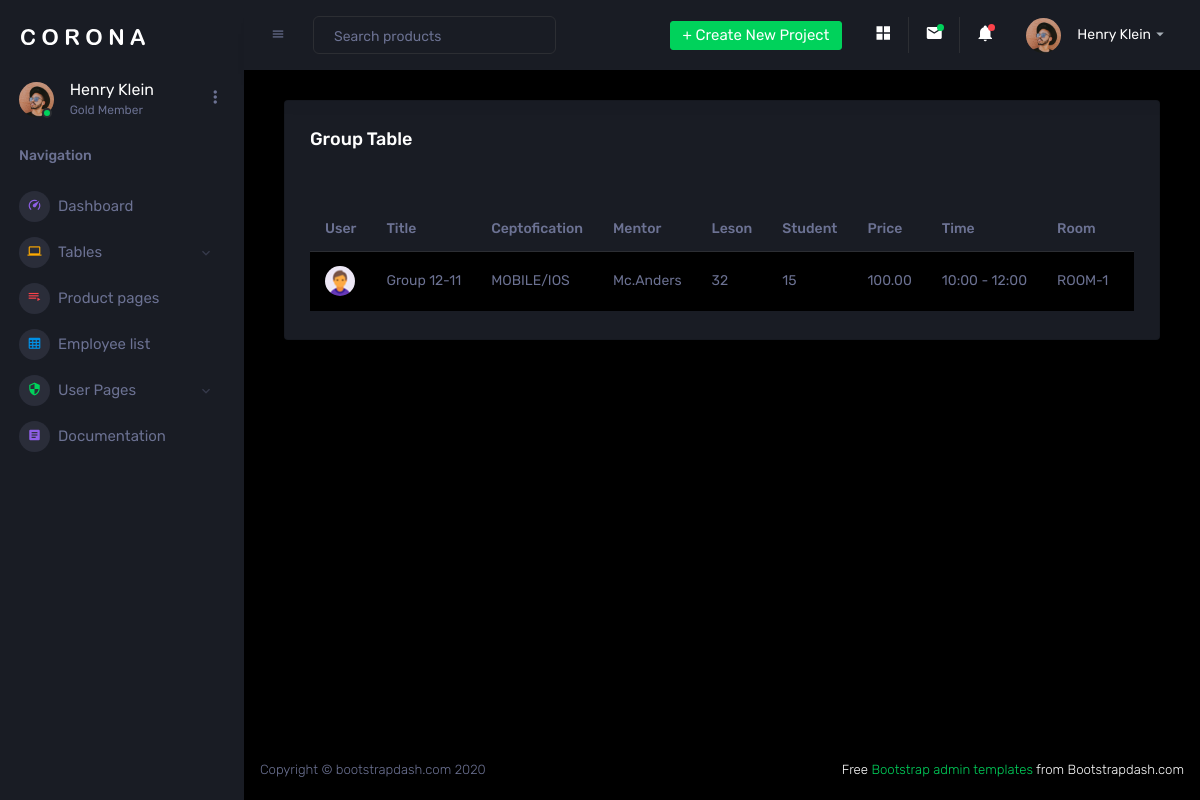
The app's page /group_teb/ with its own data.
### main/models.py (models this page shows, shortened)
class Group(models.Model):
    title = models.CharField(max_length=30)
    cpetification = models.CharField(max_length=20,choices=SPETIFICATION_CHOICES,default="Bacend")
    mentor = models.OneToOneField(Mentor, on_delete=models.SET_NULL,null=True)
    leson_qty = models.IntegerField()
    student_qty = models.IntegerField()
    price = MoneyField(max_digits=14, decimal_places=2, default_currency='USD')
    time = models.CharField(max_length=14,choices=TIME_CHOICE,default="10:00 - 12:00")
    room = models.CharField(max_length=21,choices=ROOM_CHOICE,default="Room-1")

class Mentor(models.Model):
    full_name = models.CharField(max_length=100)
    cpetification = models.CharField(max_length=20,choices=SPETIFICATION_CHOICES,default="Bacend")
    gender = models.CharField(max_length=6,choices=GENDER_CHOICES,default="Male")
    birth_date = models.DateField()
    country = models.CharField(max_length=70)
    city = models.CharField(max_length=70)
    adress = models.CharField(max_length=70)
    img = models.ImageField(upload_to='media')
    salari = MoneyField(max_digits=14, decimal_places=2, default_currency='USD')
    def __str__(self):
        return self.full_name

### main/views.py (the view)
# urls.py: path('group_teb/',views.groupTable,name='group_teb'),
def groupTable(request):
    groups = Group.objects.all()
    context = {
        'groups':groups
    }
    return render(request,'mainapp/group_teb.html',context)

### main/templates/mainapp/group_teb.html (shortened to what this page needs)
{% extends "mainapp/base.html" %}
{% load static %}
{% block content %}
<div class="col-lg-12 grid-margin stretch-card">
    <div class="card">
      <div class="card-body">
        <h4 class="card-title">Group Table</h4>
        <p class="card-description">  <code></code>
        </p>
        <div class="table-responsive">
          <table class="table table-striped">
            <thead>
              <tr>
                <th> User </th>
                <th> Title </th>
                <th> Ceptofication </th>
                <th> Mentor </th>
                <th> Leson </th>
                <th> Student </th>
                <th> Price </th>
                <th> Time </th>
                <th> Room </th>
                <th>Action</th>
              </tr>
            </thead>
            <tbody>
            {% for group in groups %}
              <tr>
                <td class="py-1">
                  <img src="{%static 'assets/images/faces-clipart/pic-1.png' %}" alt="image" />
                </td>
                <td>{{ group.title }}</td>
                <td>{{ group.cpetification }}</td>
                <td>{{ group.mentor }}</td>
                <td>{{ group.leson_qty }}</td>
                <td>{{ group.student_qty }}</td>
                <td>{{ group.price }}</td>
                <td>{{ group.time }}</td>
                <td>{{ group.room }}</td>
                <td>
                </td>
              </tr>
            {% endfor %}
            </tbody>
          </table>
        </div>
      </div>
    </div>
  </div>
{% endblock %}

### records on screen
Group: title "Group 12-11", cpetification "MOBILE/IOS", mentor "Mc.Anders", leson_qty "32", student_qty "15", price "100.00", time "10:00 - 12:00", room "ROOM-1"
